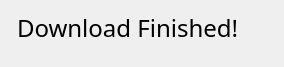
<?xml version="1.0" encoding="UTF-8"?>
<ui version="4.0">
 <class>DownloadFinished</class>
 <widget class="QWidget" name="DownloadFinished">
  <property name="geometry">
   <rect>
    <x>0</x>
    <y>0</y>
    <width>284</width>
    <height>67</height>
   </rect>
  </property>
  <property name="windowTitle">
   <string>Form</string>
  </property>
  <layout class="QFormLayout" name="formLayout">
   <item row="0" column="1">
    <widget class="QLabel" name="label">
     <property name="font">
      <font>
       <family>Cascadia Mono SemiBold</family>
       <pointsize>18</pointsize>
      </font>
     </property>
     <property name="text">
      <string>Download Finished!</string>
     </property>
    </widget>
   </item>
  </layout>
 </widget>
 <resources/>
 <connections/>
</ui>
